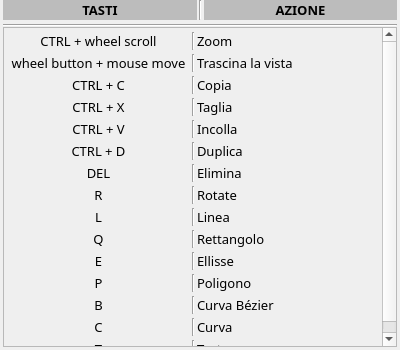
<?xml version="1.0" encoding="UTF-8"?>
<ui version="4.0">
 <class>ShortcutsDialog</class>
 <widget class="QDialog" name="ShortcutsDialog">
  <property name="geometry">
   <rect>
    <x>0</x>
    <y>0</y>
    <width>400</width>
    <height>350</height>
   </rect>
  </property>
  <property name="minimumSize">
   <size>
    <width>400</width>
    <height>350</height>
   </size>
  </property>
  <property name="maximumSize">
   <size>
    <width>500</width>
    <height>450</height>
   </size>
  </property>
  <property name="font">
   <font>
    <family>Hack</family>
    <pointsize>10</pointsize>
   </font>
  </property>
  <property name="windowTitle">
   <string>Shortcuts</string>
  </property>
  <property name="modal">
   <bool>true</bool>
  </property>
  <layout class="QVBoxLayout" name="verticalLayout_2">
   <property name="spacing">
    <number>0</number>
   </property>
   <property name="leftMargin">
    <number>3</number>
   </property>
   <property name="topMargin">
    <number>0</number>
   </property>
   <property name="rightMargin">
    <number>3</number>
   </property>
   <property name="bottomMargin">
    <number>3</number>
   </property>
   <item>
    <layout class="QGridLayout" name="gridLayout_3">
     <property name="leftMargin">
      <number>0</number>
     </property>
     <property name="rightMargin">
      <number>0</number>
     </property>
     <property name="horizontalSpacing">
      <number>2</number>
     </property>
     <property name="verticalSpacing">
      <number>4</number>
     </property>
     <item row="0" column="0">
      <widget class="QLabel" name="label_57">
       <property name="minimumSize">
        <size>
         <width>0</width>
         <height>20</height>
        </size>
       </property>
       <property name="maximumSize">
        <size>
         <width>16777215</width>
         <height>20</height>
        </size>
       </property>
       <property name="font">
        <font>
         <family>Hack</family>
         <pointsize>10</pointsize>
         <bold>true</bold>
        </font>
       </property>
       <property name="styleSheet">
        <string notr="true">background-color: rgb(188, 188, 188);</string>
       </property>
       <property name="text">
        <string>TASTI</string>
       </property>
       <property name="alignment">
        <set>Qt::AlignCenter</set>
       </property>
      </widget>
     </item>
     <item row="0" column="2">
      <widget class="QLabel" name="label_46">
       <property name="minimumSize">
        <size>
         <width>0</width>
         <height>20</height>
        </size>
       </property>
       <property name="maximumSize">
        <size>
         <width>16777215</width>
         <height>20</height>
        </size>
       </property>
       <property name="font">
        <font>
         <family>Hack</family>
         <pointsize>10</pointsize>
         <bold>true</bold>
        </font>
       </property>
       <property name="styleSheet">
        <string notr="true">background-color: rgb(188, 188, 188);</string>
       </property>
       <property name="text">
        <string>AZIONE</string>
       </property>
       <property name="alignment">
        <set>Qt::AlignCenter</set>
       </property>
      </widget>
     </item>
     <item row="0" column="1">
      <widget class="Line" name="line_24">
       <property name="orientation">
        <enum>Qt::Vertical</enum>
       </property>
      </widget>
     </item>
     <item row="1" column="0" colspan="3">
      <widget class="Line" name="line_33">
       <property name="orientation">
        <enum>Qt::Horizontal</enum>
       </property>
      </widget>
     </item>
    </layout>
   </item>
   <item>
    <widget class="QScrollArea" name="scrollArea">
     <property name="widgetResizable">
      <bool>true</bool>
     </property>
     <widget class="QWidget" name="scrollAreaWidgetContents">
      <property name="geometry">
       <rect>
        <x>0</x>
        <y>0</y>
        <width>392</width>
        <height>316</height>
       </rect>
      </property>
      <layout class="QVBoxLayout" name="verticalLayout">
       <property name="spacing">
        <number>0</number>
       </property>
       <property name="leftMargin">
        <number>0</number>
       </property>
       <property name="topMargin">
        <number>0</number>
       </property>
       <property name="rightMargin">
        <number>0</number>
       </property>
       <property name="bottomMargin">
        <number>0</number>
       </property>
       <item>
        <layout class="QGridLayout" name="gridLayout">
         <property name="leftMargin">
          <number>3</number>
         </property>
         <property name="rightMargin">
          <number>3</number>
         </property>
         <property name="horizontalSpacing">
          <number>2</number>
         </property>
         <property name="verticalSpacing">
          <number>4</number>
         </property>
         <item row="10" column="2">
          <widget class="QLabel" name="label_25">
           <property name="text">
            <string>Rettangolo</string>
           </property>
           <property name="alignment">
            <set>Qt::AlignLeading|Qt::AlignLeft|Qt::AlignVCenter</set>
           </property>
          </widget>
         </item>
         <item row="3" column="2">
          <widget class="QLabel" name="label_14">
           <property name="text">
            <string>Copia</string>
           </property>
           <property name="alignment">
            <set>Qt::AlignLeading|Qt::AlignLeft|Qt::AlignVCenter</set>
           </property>
          </widget>
         </item>
         <item row="6" column="1">
          <widget class="Line" name="line_11">
           <property name="orientation">
            <enum>Qt::Vertical</enum>
           </property>
          </widget>
         </item>
         <item row="3" column="0">
          <widget class="QLabel" name="label_13">
           <property name="text">
            <string>CTRL + C</string>
           </property>
           <property name="alignment">
            <set>Qt::AlignCenter</set>
           </property>
          </widget>
         </item>
         <item row="8" column="1">
          <widget class="Line" name="line_7">
           <property name="orientation">
            <enum>Qt::Vertical</enum>
           </property>
          </widget>
         </item>
         <item row="9" column="2">
          <widget class="QLabel" name="label_24">
           <property name="text">
            <string>Linea</string>
           </property>
           <property name="alignment">
            <set>Qt::AlignLeading|Qt::AlignLeft|Qt::AlignVCenter</set>
           </property>
          </widget>
         </item>
         <item row="13" column="1">
          <widget class="Line" name="line_17">
           <property name="orientation">
            <enum>Qt::Vertical</enum>
           </property>
          </widget>
         </item>
         <item row="13" column="0">
          <widget class="QLabel" name="label_32">
           <property name="text">
            <string>B</string>
           </property>
           <property name="alignment">
            <set>Qt::AlignCenter</set>
           </property>
          </widget>
         </item>
         <item row="11" column="0">
          <widget class="QLabel" name="label_30">
           <property name="text">
            <string>E</string>
           </property>
           <property name="alignment">
            <set>Qt::AlignCenter</set>
           </property>
          </widget>
         </item>
         <item row="5" column="0">
          <widget class="QLabel" name="label_15">
           <property name="text">
            <string>CTRL + V</string>
           </property>
           <property name="alignment">
            <set>Qt::AlignCenter</set>
           </property>
          </widget>
         </item>
         <item row="1" column="2">
          <widget class="QLabel" name="label_2">
           <property name="text">
            <string>Zoom</string>
           </property>
          </widget>
         </item>
         <item row="8" column="2">
          <widget class="QLabel" name="label_12">
           <property name="text">
            <string>Rotate</string>
           </property>
          </widget>
         </item>
         <item row="10" column="1">
          <widget class="Line" name="line_14">
           <property name="orientation">
            <enum>Qt::Vertical</enum>
           </property>
          </widget>
         </item>
         <item row="9" column="0">
          <widget class="QLabel" name="label_23">
           <property name="text">
            <string>L</string>
           </property>
           <property name="alignment">
            <set>Qt::AlignCenter</set>
           </property>
          </widget>
         </item>
         <item row="0" column="1">
          <widget class="Line" name="line_5">
           <property name="orientation">
            <enum>Qt::Vertical</enum>
           </property>
          </widget>
         </item>
         <item row="12" column="1">
          <widget class="Line" name="line_16">
           <property name="orientation">
            <enum>Qt::Vertical</enum>
           </property>
          </widget>
         </item>
         <item row="16" column="0">
          <spacer name="verticalSpacer">
           <property name="orientation">
            <enum>Qt::Vertical</enum>
           </property>
           <property name="sizeHint" stdset="0">
            <size>
             <width>20</width>
             <height>40</height>
            </size>
           </property>
          </spacer>
         </item>
         <item row="12" column="0">
          <widget class="QLabel" name="label_31">
           <property name="text">
            <string>P</string>
           </property>
           <property name="alignment">
            <set>Qt::AlignCenter</set>
           </property>
          </widget>
         </item>
         <item row="10" column="0">
          <widget class="QLabel" name="label_29">
           <property name="text">
            <string>Q</string>
           </property>
           <property name="alignment">
            <set>Qt::AlignCenter</set>
           </property>
          </widget>
         </item>
         <item row="15" column="1">
          <widget class="Line" name="line_19">
           <property name="orientation">
            <enum>Qt::Vertical</enum>
           </property>
          </widget>
         </item>
         <item row="11" column="2">
          <widget class="QLabel" name="label_26">
           <property name="text">
            <string>Ellisse</string>
           </property>
           <property name="alignment">
            <set>Qt::AlignLeading|Qt::AlignLeft|Qt::AlignVCenter</set>
           </property>
          </widget>
         </item>
         <item row="14" column="1">
          <widget class="Line" name="line_18">
           <property name="orientation">
            <enum>Qt::Vertical</enum>
           </property>
          </widget>
         </item>
         <item row="12" column="2">
          <widget class="QLabel" name="label_27">
           <property name="text">
            <string>Poligono</string>
           </property>
           <property name="alignment">
            <set>Qt::AlignLeading|Qt::AlignLeft|Qt::AlignVCenter</set>
           </property>
          </widget>
         </item>
         <item row="3" column="1">
          <widget class="Line" name="line_8">
           <property name="orientation">
            <enum>Qt::Vertical</enum>
           </property>
          </widget>
         </item>
         <item row="8" column="0">
          <widget class="QLabel" name="label_10">
           <property name="text">
            <string>R</string>
           </property>
           <property name="alignment">
            <set>Qt::AlignCenter</set>
           </property>
          </widget>
         </item>
         <item row="2" column="1">
          <widget class="Line" name="line_6">
           <property name="orientation">
            <enum>Qt::Vertical</enum>
           </property>
          </widget>
         </item>
         <item row="7" column="1">
          <widget class="Line" name="line_12">
           <property name="orientation">
            <enum>Qt::Vertical</enum>
           </property>
          </widget>
         </item>
         <item row="5" column="1">
          <widget class="Line" name="line_10">
           <property name="orientation">
            <enum>Qt::Vertical</enum>
           </property>
          </widget>
         </item>
         <item row="6" column="2">
          <widget class="QLabel" name="label_19">
           <property name="text">
            <string>Duplica</string>
           </property>
           <property name="alignment">
            <set>Qt::AlignLeading|Qt::AlignLeft|Qt::AlignVCenter</set>
           </property>
          </widget>
         </item>
         <item row="15" column="2">
          <widget class="QLabel" name="label_36">
           <property name="text">
            <string>Testo</string>
           </property>
           <property name="alignment">
            <set>Qt::AlignLeading|Qt::AlignLeft|Qt::AlignVCenter</set>
           </property>
          </widget>
         </item>
         <item row="4" column="1">
          <widget class="Line" name="line_9">
           <property name="orientation">
            <enum>Qt::Vertical</enum>
           </property>
          </widget>
         </item>
         <item row="2" column="2">
          <widget class="QLabel" name="label_11">
           <property name="text">
            <string>Trascina la vista</string>
           </property>
          </widget>
         </item>
         <item row="14" column="0">
          <widget class="QLabel" name="label_33">
           <property name="text">
            <string>C</string>
           </property>
           <property name="alignment">
            <set>Qt::AlignCenter</set>
           </property>
          </widget>
         </item>
         <item row="5" column="2">
          <widget class="QLabel" name="label_18">
           <property name="text">
            <string>Incolla</string>
           </property>
           <property name="alignment">
            <set>Qt::AlignLeading|Qt::AlignLeft|Qt::AlignVCenter</set>
           </property>
          </widget>
         </item>
         <item row="13" column="2">
          <widget class="QLabel" name="label_28">
           <property name="text">
            <string>Curva Bézier </string>
           </property>
           <property name="alignment">
            <set>Qt::AlignLeading|Qt::AlignLeft|Qt::AlignVCenter</set>
           </property>
          </widget>
         </item>
         <item row="15" column="0">
          <widget class="QLabel" name="label_34">
           <property name="text">
            <string>T</string>
           </property>
           <property name="alignment">
            <set>Qt::AlignCenter</set>
           </property>
          </widget>
         </item>
         <item row="9" column="1">
          <widget class="Line" name="line_13">
           <property name="orientation">
            <enum>Qt::Vertical</enum>
           </property>
          </widget>
         </item>
         <item row="4" column="2">
          <widget class="QLabel" name="label_17">
           <property name="text">
            <string>Taglia</string>
           </property>
           <property name="alignment">
            <set>Qt::AlignLeading|Qt::AlignLeft|Qt::AlignVCenter</set>
           </property>
          </widget>
         </item>
         <item row="2" column="0">
          <widget class="QLabel" name="label_9">
           <property name="text">
            <string>wheel button + mouse move</string>
           </property>
           <property name="alignment">
            <set>Qt::AlignCenter</set>
           </property>
          </widget>
         </item>
         <item row="4" column="0">
          <widget class="QLabel" name="label_16">
           <property name="text">
            <string>CTRL + X</string>
           </property>
           <property name="alignment">
            <set>Qt::AlignCenter</set>
           </property>
          </widget>
         </item>
         <item row="14" column="2">
          <widget class="QLabel" name="label_35">
           <property name="text">
            <string>Curva </string>
           </property>
           <property name="alignment">
            <set>Qt::AlignLeading|Qt::AlignLeft|Qt::AlignVCenter</set>
           </property>
          </widget>
         </item>
         <item row="6" column="0">
          <widget class="QLabel" name="label_20">
           <property name="text">
            <string>CTRL + D</string>
           </property>
           <property name="alignment">
            <set>Qt::AlignCenter</set>
           </property>
          </widget>
         </item>
         <item row="7" column="2">
          <widget class="QLabel" name="label_21">
           <property name="text">
            <string>Elimina</string>
           </property>
           <property name="alignment">
            <set>Qt::AlignLeading|Qt::AlignLeft|Qt::AlignVCenter</set>
           </property>
          </widget>
         </item>
         <item row="7" column="0">
          <widget class="QLabel" name="label_22">
           <property name="text">
            <string>DEL</string>
           </property>
           <property name="alignment">
            <set>Qt::AlignCenter</set>
           </property>
          </widget>
         </item>
         <item row="1" column="1">
          <widget class="Line" name="line_2">
           <property name="orientation">
            <enum>Qt::Vertical</enum>
           </property>
          </widget>
         </item>
         <item row="11" column="1">
          <widget class="Line" name="line_15">
           <property name="orientation">
            <enum>Qt::Vertical</enum>
           </property>
          </widget>
         </item>
         <item row="1" column="0">
          <widget class="QLabel" name="label">
           <property name="text">
            <string>CTRL + wheel scroll</string>
           </property>
           <property name="alignment">
            <set>Qt::AlignCenter</set>
           </property>
          </widget>
         </item>
        </layout>
       </item>
      </layout>
     </widget>
    </widget>
   </item>
  </layout>
 </widget>
 <resources/>
 <connections/>
</ui>
